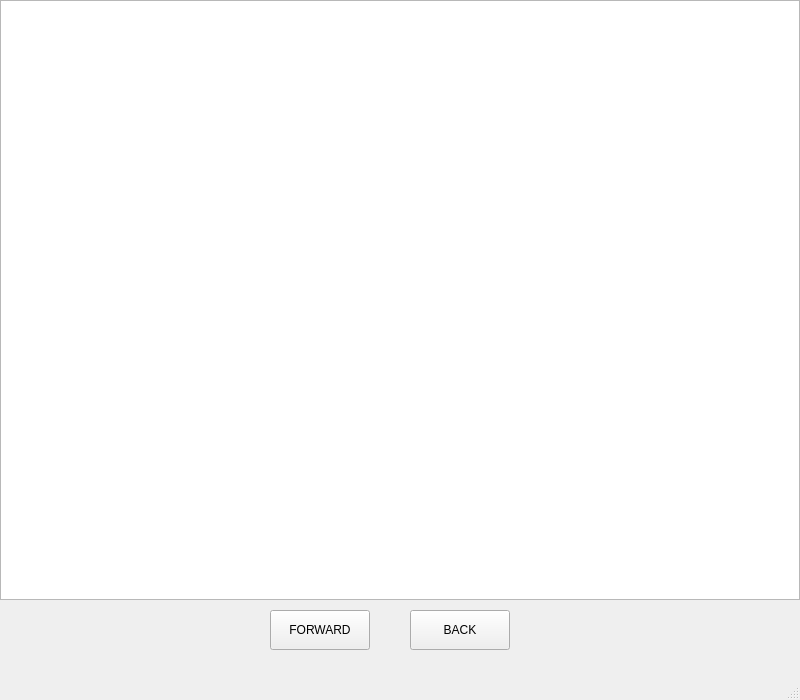
<?xml version="1.0" encoding="UTF-8"?>
<ui version="4.0">
 <class>MainWindow</class>
 <widget class="QMainWindow" name="MainWindow">
  <property name="geometry">
   <rect>
    <x>0</x>
    <y>0</y>
    <width>800</width>
    <height>700</height>
   </rect>
  </property>
  <property name="windowTitle">
   <string>MainWindow</string>
  </property>
  <widget class="QWidget" name="centralwidget">
   <widget class="QGraphicsView" name="graphicsView">
    <property name="geometry">
     <rect>
      <x>0</x>
      <y>0</y>
      <width>800</width>
      <height>600</height>
     </rect>
    </property>
   </widget>
   <widget class="QPushButton" name="pushButton">
    <property name="geometry">
     <rect>
      <x>270</x>
      <y>610</y>
      <width>100</width>
      <height>40</height>
     </rect>
    </property>
    <property name="text">
     <string>FORWARD</string>
    </property>
   </widget>
   <widget class="QPushButton" name="pushButton_2">
    <property name="geometry">
     <rect>
      <x>410</x>
      <y>610</y>
      <width>100</width>
      <height>40</height>
     </rect>
    </property>
    <property name="text">
     <string>BACK</string>
    </property>
   </widget>
  </widget>
  <widget class="QMenuBar" name="menubar">
   <property name="geometry">
    <rect>
     <x>0</x>
     <y>0</y>
     <width>800</width>
     <height>26</height>
    </rect>
   </property>
  </widget>
  <widget class="QStatusBar" name="statusbar"/>
 </widget>
 <resources/>
 <connections/>
</ui>
